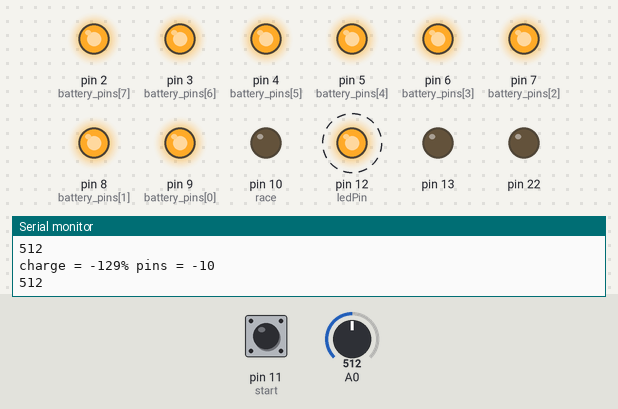
The sketch below on a simulated Arduino Uno, built with avr-gcc and run on an emulated ATmega328P. Shown: output pins drawn as LEDs (lit = HIGH), the last lines printed to the serial monitor. Dashed ring = blinking. The test bench sets the inputs (shaded band); at power-on: A0 = 512, pin 11 (start) LOW.

Above: at 7.9 s.
8.0 s: A0 set to 763
11.0 s: A0 set to 788
At 11.15 s:
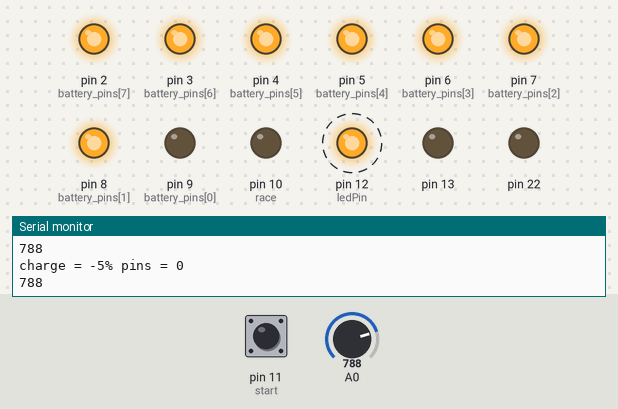
14.0 s: A0 set to 810
17.0 s: A0 set to 841
At 17.18 s:
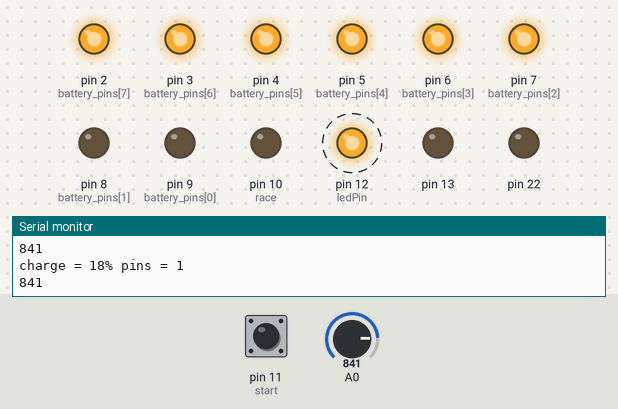
20.0 s: A0 set to 865
At 20.76 s:
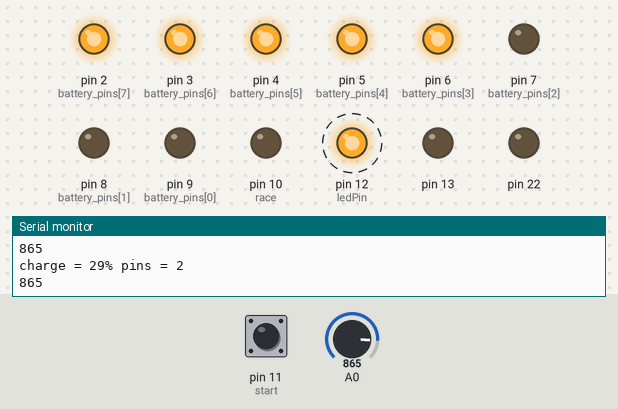
23.0 s: pin 11 (start) pulled HIGH for 3.2 s
At 26.39 s:
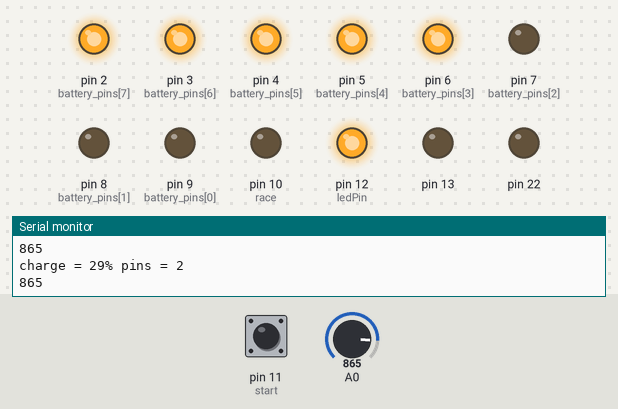
Timing chart, 0 to 28.7 s (numbered marks = the images above; inputs shaded):
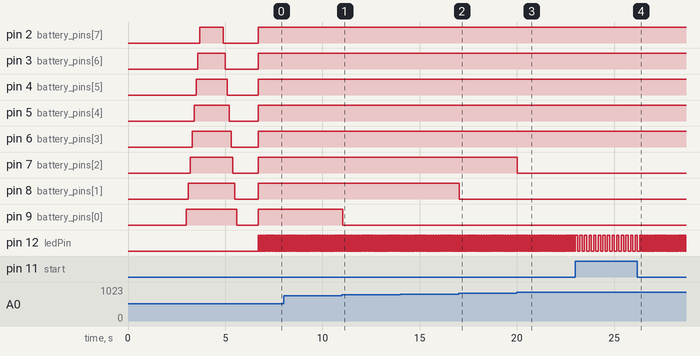

The sketch:

ir_sendv2.ino
```cpp
/**
   @file ir_sendv2.ino

   @section description Description
   An example sketch demonstrating how to use Doxygen style comments for
   generating source code documentation with Doxygen.

   @section circuit Circuit
   - Red LED connected to pin D2.
   - Momentary push button connected to pin D3.

   @section libraries Libraries
   - Arduino_LSM6DS3 (https://github.com/arduino-libraries/Arduino_LSM6DS3)
     - Interacts with on-board IMU.

   @section notes Notes
   - Comments are Doxygen compatible.

   @section todo TODO
   - Don't use Doxygen style formatting inside the body of a function.

   @section author Author
   - Created by Melet Chirino on 12/05/2021.
*/
const int ledPin = 12;/*!< Pin attaché à la LED IR */

const int race = 10;/*!< Pin attaché à la signal de l'interrupteur pour savoir si la barriere IR agit sur le course ou la zone de transmission */
const int start = 11;/*!< Pin attaché à la signal de l'interrupteur pour savoir si la barriere IR sur le debut ou la fin d'une zone */

const int battery_pins[8] = {9, 8, 7, 6, 5, 4, 3, 2};
/// \brief Fonction par defaut d'arduino pour initialiser les pins
void setup() {

  Serial.begin(115200);

  pinMode(ledPin, OUTPUT);
  pinMode(race, INPUT);
  pinMode(start, INPUT);

  for (int i = 0; i < 8; i++) {
    pinMode(battery_pins[i], OUTPUT);
    digitalWrite(battery_pins[i], LOW);
  }
  delay(3000);

  for (int i = 0; i < 8; i++) {

    digitalWrite(battery_pins[i], HIGH);
    delay(100);
  }
  delay(1000);
  for (int i = 8; i >= 0; i -= 1) {

    digitalWrite(battery_pins[i], LOW);
    delay(100);
  }
  delay(1000);

  digitalWrite(9, LOW);

  digitalWrite(ledPin, 0);
}

/// \brief Fonction par defaut d'arduino qui s'execute en loop
void loop() {
  int battery_charge;
  battery_charge = analogRead(0);
  battery_charge = map(battery_charge, 800, 1023, 0, 100);
  battery_show(battery_charge);
  Serial.println(analogRead(0));

  if (digitalRead(race)) {
    if (digitalRead(start)) {
      blink_(47);
    } else {
      blink_(72);
    }
  } else {
    if (digitalRead(start)) {
      blink_(118);
    } else {
      blink_(32);
    }
  }
}

/// \brief Fonction qui clignote une LED
/// \param delay_ Le delay que la LED s'allume et s'eteint
void blink_(int delay_) {
  digitalWrite(ledPin, 1);
  delay(delay_);
  digitalWrite(ledPin, 0);
  delay(delay_);
}
```

battery.ino
```cpp
void battery_show(int charge) {
  int charge_;
  charge_ = map(charge, 0, 100, 0, 8);
    Serial.print("charge = ");
  Serial.print(charge);
  Serial.print("% pins = ");
  Serial.println(charge_);
  for (int i = charge_; i >= 0; i -= 1) {
    digitalWrite(battery_pins[i], LOW);
  }
    for (int i = charge_ + 1; i < 8; i ++) {
    digitalWrite(battery_pins[i], HIGH);
  }
}
```

Measured:
- the behaviour switches between 771 and 772 on A0 (found by bisection; images 0 and 1)
- the behaviour switches between 828 and 829 on A0 (found by bisection; images 1 and 2)
- the behaviour switches between 855 and 856 on A0 (found by bisection; images 2 and 3)
- after the input at 11.0 s, pin 9 (battery_pins[0]): HIGH → LOW after 0.06 s
- after the input at 17.0 s, pin 8 (battery_pins[1]): HIGH → LOW at once
- after the input at 20.0 s, pin 7 (battery_pins[2]): HIGH → LOW at once
